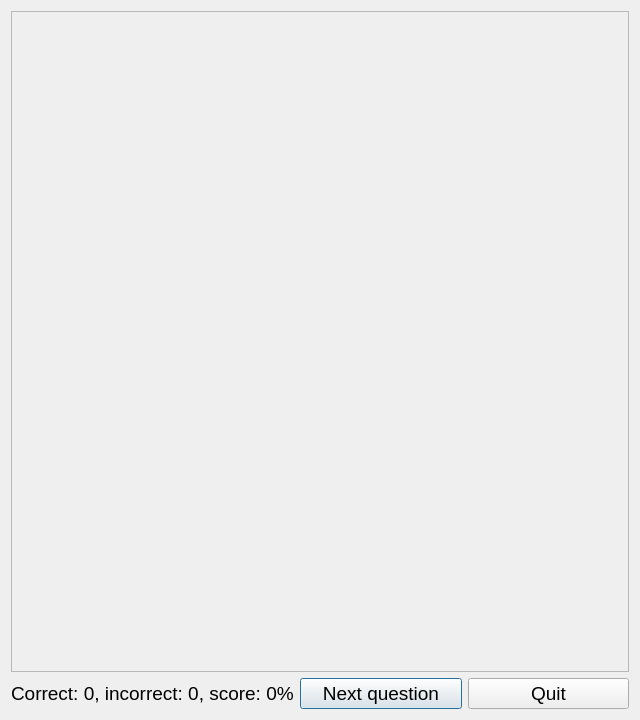
<?xml version="1.0" encoding="UTF-8"?>
<ui version="4.0">
 <class>QtHometrainerMainDialog</class>
 <widget class="QDialog" name="QtHometrainerMainDialog">
  <property name="geometry">
   <rect>
    <x>0</x>
    <y>0</y>
    <width>640</width>
    <height>720</height>
   </rect>
  </property>
  <property name="font">
   <font>
    <pointsize>14</pointsize>
   </font>
  </property>
  <property name="windowTitle">
   <string>Hometrainer</string>
  </property>
  <property name="windowIcon">
   <iconset resource="ToolHometrainer.qrc">
    <normaloff>:/resources/ToolHometrainerQuestionmark.png</normaloff>:/resources/ToolHometrainerQuestionmark.png</iconset>
  </property>
  <layout class="QVBoxLayout" name="verticalLayout">
   <item>
    <widget class="QScrollArea" name="scrollArea">
     <property name="widgetResizable">
      <bool>true</bool>
     </property>
     <widget class="QWidget" name="contents_here">
      <property name="geometry">
       <rect>
        <x>0</x>
        <y>0</y>
        <width>620</width>
        <height>560</height>
       </rect>
      </property>
      <layout class="QVBoxLayout" name="layout_contents"/>
     </widget>
    </widget>
   </item>
   <item>
    <layout class="QHBoxLayout" name="layout_bottom">
     <item>
      <widget class="QLabel" name="label_score">
       <property name="text">
        <string>Correct: 0, incorrect: 0, score: 0%</string>
       </property>
      </widget>
     </item>
     <item>
      <widget class="QPushButton" name="button_next">
       <property name="text">
        <string>Next question</string>
       </property>
      </widget>
     </item>
     <item>
      <widget class="QPushButton" name="button_quit">
       <property name="text">
        <string>Quit</string>
       </property>
      </widget>
     </item>
    </layout>
   </item>
  </layout>
 </widget>
 <resources>
  <include location="ToolHometrainer.qrc"/>
 </resources>
 <connections/>
</ui>
